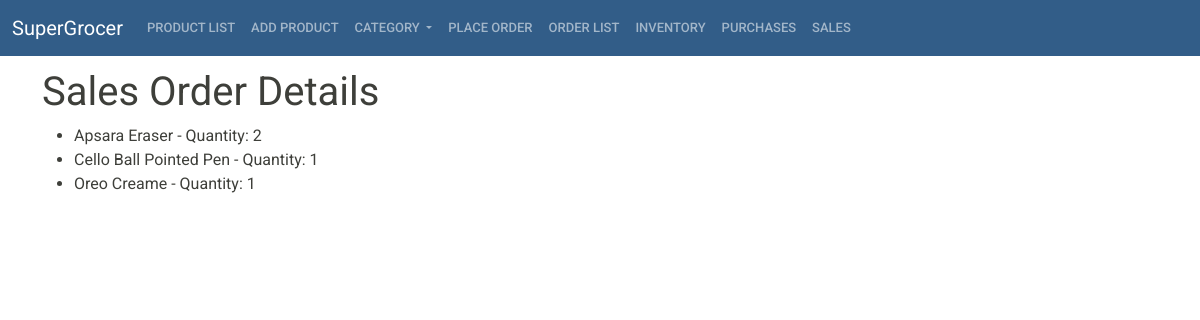
Page /store/sales_info/31/ on the committed database.
### buyer/models.py (models this page shows, shortened)
class OrderItem(models.Model):
    product = models.ForeignKey(Product, on_delete=models.SET_NULL, blank=True, null=True)
    order = models.ForeignKey(SalesOrder, on_delete=models.SET_NULL, blank=True, null=True)
    quantity = models.IntegerField(default=0, blank=True, null=True)
    date_added = models.DateTimeField(auto_now_add=True)

### store/models.py (models this page shows, shortened)
class Product(models.Model):
    prod_name = models.CharField(max_length=255)
    category = models.ForeignKey(Category, on_delete=models.CASCADE)
    subcategory = models.ForeignKey(SubCategory, on_delete=models.CASCADE)
    cost_price = models.DecimalField(max_digits=10, decimal_places=2)
    sell_price = models.DecimalField(max_digits=10, decimal_places=2)
    prod_desc = models.TextField()
    image = models.ImageField(null=True, blank=True)

### store/views.py (the view)
# urls.py: path('sales_info/<str:sales_order_id>/', views.sales_info, name='sales_info'),
def sales_info(request, sales_order_id):
    order_items = OrderItem.objects.filter(order_id=sales_order_id)
    return render(request, 'store/sales_info.html', {'order_items': order_items})

### templates/store/sales_info.html (shortened to what this page needs)
{% extends 'base/base.html' %}
{% block content %}
  <h1>Sales Order Details</h1>
  <ul>
    {% for item in order_items %}
      <li>{{ item.product.prod_name }} - Quantity: {{ item.quantity }}</li>
    {% endfor %}
  </ul>
{% endblock %}

### rows in the picture
OrderItem: product.prod_name "Apsara Eraser", quantity "2"
OrderItem: product.prod_name "Cello Ball Pointed Pen", quantity "1"
OrderItem: product.prod_name "Oreo Creame", quantity "1"
